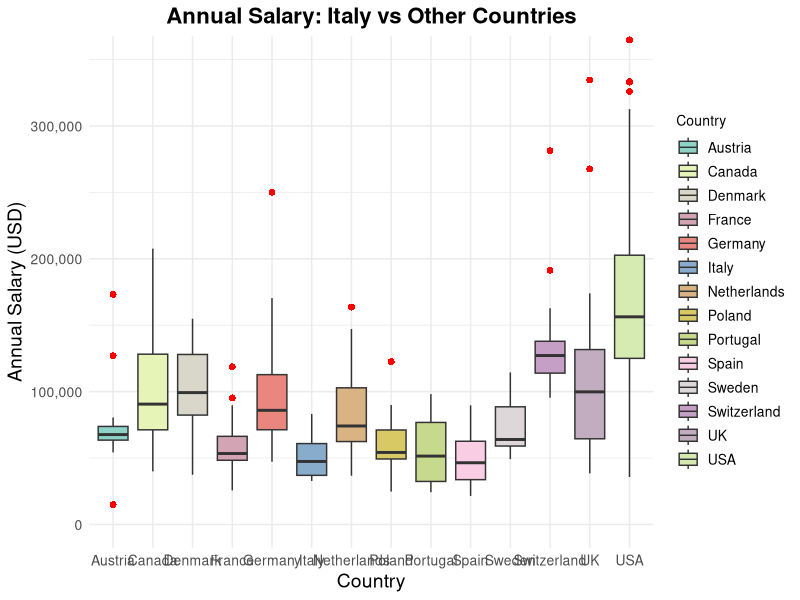

The R script that drew this image: (Note: this script raises an error after producing the figure.)
library(dplyr)
library(ggplot2)
library(RColorBrewer)

set.seed(19)
#load data
data_scientist <- read.csv("reduced_dataset.csv",header=T)

#FILTERING DATASET -------------
data_filtered <- data_scientist %>%
  # Filtra per valori non NA in ConvertedCompYearly
  filter(!is.na(ConvertedCompYearly) & WorkExp <= 15)

#change name of these countries just for better plots
data_filtered <- data_filtered %>%
  mutate(Country = ifelse(Country == "United Kingdom of Great Britain and Northern Ireland", "UK", Country))

data_filtered <- data_filtered %>%
  mutate(Country = ifelse(Country == "United States of America", "USA", Country))

#dataset with just the yearly compensation for each nation
stipendi <- data_filtered[,c(5,8)]

palette_15 <- colorRampPalette(brewer.pal(12, "Set3"))(15)
ggplot(stipendi, aes(x = Country, y = ConvertedCompYearly, fill = Country)) +
  geom_boxplot(outlier.color = "red", outlier.shape = 16, outlier.size = 2) +
  coord_cartesian(ylim=c(0,350000)) +
  scale_y_continuous(labels = scales::comma) +
  labs(title = "Annual Salary: Italy vs Other Countries",
       x = "Country",
       y = "Annual Salary (USD)") +
  theme_minimal() +
  theme(
    plot.title = element_text(hjust = 0.5, face = "bold", size = 16),
    axis.text = element_text(size = 10),
    axis.title = element_text(size = 14),
    legend.text = element_text(size = 10),
    legend.title = element_text(size = 10)
  ) +
  scale_fill_manual(values = palette_15)

#DISTRIBUTION COMPARISON ---------------
#function to perform permutation test
perm_t_test=function(x,y,iter=1e4){
  
  T0=abs(median(x)-median(y))  # define the test statistic
  T_stat=numeric(iter) # a vector to store the values of each iteration
  x_pooled=c(x,y) # pooled sample
  n=length(x_pooled)
  n1=length(x)
  for(perm in 1:iter){ # loop for conditional MC
    # permutation:
    permutation <- sample(1:n)
    x_perm <- x_pooled[permutation]
    x1_perm <- x_perm[1:n1]
    x2_perm <- x_perm[(n1+1):n]
    # test statistic:
    T_stat[perm] <- abs(median(x1_perm) - median(x2_perm))
  }
  
  # p-value
  p_val <- sum(T_stat>=T0)/iter
  return(p_val)
}
p_vals <- c()
#we transform in factor each country and we perform a permutation for each country vs italy to assess if equality
#in distribution can be assumed 
data_filtered$Country <- as.factor(data_filtered$Country)
for(nation in levels(data_filtered$Country)){
  if(nation!= as.character('Italy')){
    p.value <- perm_t_test(data_filtered$ConvertedCompYearly[data_filtered$Country=='Italy'],data_filtered$ConvertedCompYearly[data_filtered$Country==nation],iter=1e3)
    cat('italy vs ',as.character(nation),'p-value: ',p.value,'\n')
    p_vals <- c(p_vals,p.value)
}
}

#build dataset with p-values of each country and plot them
data <- data.frame(Country = c('Austria','Belgium','Canada',"Denmark","France","Germany","Netherlands",'Polonia',"Portugal","Spain","Sweden","Switzerland","UK","USA"),p_value =p_vals)
data <- data %>%
  mutate(p_value_category = case_when(
    p_value < 0.05 ~ "< 0.05",
    p_value >= 0.05 & p_value < 0.1 ~ "0.05<x<0.1",
    p_value >= 0.1 ~ ">= 0.1"
  ))
ggplot(data, aes(x = reorder(Country, p_value), y = p_value)) +
  geom_bar(stat = "identity", aes(fill = p_value_category)) +
  scale_fill_manual(values = c("< 0.05" = "red", "0.05<x<0.1" = "tomato", ">= 0.1" = "green")) +
  labs(x = "Country", y = "p-value", title = "Italy vs Other Countries p-values") +
  theme_minimal() +
  coord_flip() +
  geom_hline(yintercept = 0, linetype = "dashed", color = "red") +
  geom_hline(yintercept = .05, linetype = "dashed", color = "red") +
  geom_hline(yintercept = .1, linetype = "dashed", color = "red") +
  scale_y_continuous(breaks = c(0,0.05, 0.1, 1))
#BOOTSTRAP ------------

#Prepare a list to save results
results <- data.frame(
  Country = character(),
  Median = numeric(),
  CI_Lower = numeric(),
  CI_Upper = numeric(),
  stringsAsFactors = FALSE
)


n_bootstrap <- 10000

#Functions that computes n_bootstrap datasets, compute its median and then gives a confidence interval for the median of that country
bootstrap_ci <- function(values, n_bootstrap, conf_level = 0.95) {
  n <- length(values)
  boot_medians <- replicate(n_bootstrap, {
    sample_data <- sample(values, size = n, replace = TRUE)
    median(sample_data)
  })
  alpha <- (1 - conf_level) / 2
  ci <- quantile(boot_medians, probs = c(alpha, 1 - alpha))
  list(lower = ci[1], upper = ci[2])
}

for (country in unique(stipendi$Country)) {
  data_boot <- stipendi %>% 
    filter(!is.na(ConvertedCompYearly) & Country == country)
  
  #compute sample median and confidence interval
  ci <- bootstrap_ci(data_boot$ConvertedCompYearly, n_bootstrap)
  median_sample <- median(data_boot$ConvertedCompYearly, na.rm = TRUE)
  
  #add results to data frame
  results <- rbind(
    results, 
    data.frame(
      Country = country,
      Median = median_sample,
      CI_Lower = ci$lower,
      CI_Upper = ci$upper
    )
  )
}

print(results)

ggplot(results, aes(x = Country, y = Median)) +
  geom_point(color = "blue") + 
  geom_errorbar(aes(ymin = CI_Lower, ymax = CI_Upper), width = 0.2) +
  #coord_flip() +
  labs(
    title = "Confidence Intervals for Median by Country",
    x = "Country",
    y = "Median and Confidence Interval"
  ) +
  geom_hline(yintercept = results[results$Country=='Italy',3], linetype = "dashed", color = "red") +
  geom_hline(yintercept = results[results$Country=='Italy',4], linetype = "dashed", color = "red") +
  theme_minimal()

table(stipendi$Country)
